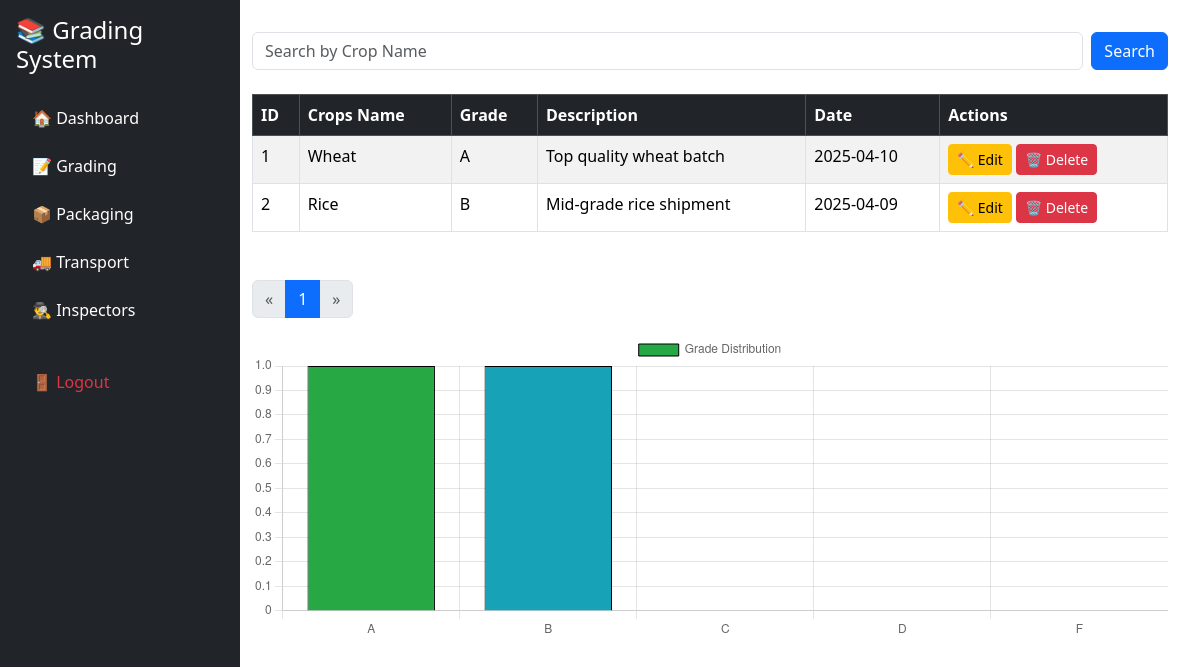
Page /grading/index.php on the committed database.
### tables this page shows
CREATE TABLE grades (
    id INT AUTO_INCREMENT PRIMARY KEY,
    crop_name VARCHAR(100) NOT NULL,
    grade VARCHAR(2) NOT NULL,
    subject VARCHAR(100),
    date DATE
);

### grading/index.php (the view, shortened to what this page needs)
<?php
require_once('../config/db.php');
$searchQuery = "";
$gradeCounts = [
  'A' => 0,
  'B' => 0,
  'C' => 0,
  'D' => 0,
  'F' => 0
];
$query = "SELECT grade, COUNT(*) as count FROM grades GROUP BY grade";
$result = $conn->query($query);
while ($row = $result->fetch_assoc()) {
  $grade = $row['grade'];
  $count = $row['count'];
  if (isset($gradeCounts[$grade])) {
    $gradeCounts[$grade] = $count;
  }
}
$limit = 10;
$page = isset($_GET['page']) ? $_GET['page'] : 1;
$offset = ($page - 1) * $limit;
$searchCondition = "";
$grades = $conn->query("SELECT * FROM grades $searchCondition ORDER BY date DESC LIMIT $limit OFFSET $offset");
$totalRecordsResult = $conn->query("SELECT COUNT(*) AS total FROM grades $searchCondition");
$totalRecords = $totalRecordsResult->fetch_assoc()['total'];
$totalPages = ceil($totalRecords / $limit);
?>
<!DOCTYPE html>
<html lang="en">
<head>
  <link href="https://cdn.jsdelivr.net/npm/bootstrap@5.3.2/dist/css/bootstrap.min.css" rel="stylesheet">
</head>
<body>
<?php include('../includes/sidebar.php'); ?>
<div class="main-content">
  <div class="search-bar mb-4">
    <form action="" method="GET" class="d-flex">
      <input type="text" name="search" class="form-control" placeholder="Search by Crop Name" value="<?= htmlspecialchars($searchQuery) ?>">
      <button type="submit" class="btn btn-primary ms-2">Search</button>
    </form>
  </div>
  <div class="mb-5">
    <table class="table table-bordered table-striped">
      <thead class="table-dark">
        <tr>
          <th>ID</th>
          <th>Crops Name</th>
          <th>Grade</th>
          <th>Description</th>
          <th>Date</th>
          <th>Actions</th>
        </tr>
      </thead>
      <tbody>
        <?php while ($row = $grades->fetch_assoc()): ?>
          <tr>
            <td><?= $row['id'] ?></td>
            <td><?= htmlspecialchars($row['crop_name']) ?></td>
            <td><?= $row['grade'] ?></td>
            <td><?= htmlspecialchars($row['subject']) ?></td>
            <td><?= $row['date'] ?></td>
            <td class="action-btns">
              <a href="edit.php?id=<?= $row['id'] ?>" class="btn btn-sm btn-warning">✏️ Edit</a>
              <button class="btn btn-sm btn-danger" data-bs-toggle="modal" data-bs-target="#confirmDeleteModal" data-id="<?= $row['id'] ?>">🗑️ Delete</button>
            </td>
          </tr>
        <?php endwhile; ?>
      </tbody>
    </table>
  </div>
  <nav aria-label="Page navigation">
    <ul class="pagination">
      <li class="page-item <?= $page <= 1 ? 'disabled' : '' ?>">
        <a class="page-link" href="?page=<?= $page - 1 ?>&search=<?= htmlspecialchars($searchQuery) ?>" aria-label="Previous">
          <span aria-hidden="true">&laquo;</span>
        </a>
      </li>
      <?php for ($i = 1; $i <= $totalPages; $i++): ?>
        <li class="page-item <?= $i == $page ? 'active' : '' ?>"><a class="page-link" href="?page=<?= $i ?>&search=<?= htmlspecialchars($searchQuery) ?>"><?= $i ?></a></li>
      <?php endfor; ?>
      <li class="page-item <?= $page >= $totalPages ? 'disabled' : '' ?>">
        <a class="page-link" href="?page=<?= $page + 1 ?>&search=<?= htmlspecialchars($searchQuery) ?>" aria-label="Next">
          <span aria-hidden="true">&raquo;</span>
        </a>
      </li>
    </ul>
  </nav>
  <div class="mb-5">
    <canvas id="gradeChart" height="100"></canvas>
  </div>
</div>
<script>
  const ctx = document.getElementById('gradeChart').getContext('2d');
  const gradeChart = new Chart(ctx, {
    type: 'bar',
    data: {
      labels: ['A', 'B', 'C', 'D', 'F'],
      datasets: [{
        label: 'Grade Distribution',
        data: [
          <?= $gradeCounts['A'] ?>,
          <?= $gradeCounts['B'] ?>,
          <?= $gradeCounts['C'] ?>,
          <?= $gradeCounts['D'] ?>,
          <?= $gradeCounts['F'] ?>
        ],
        backgroundColor: [
          '#28a745', '#17a2b8', '#ffc107', '#fd7e14', '#dc3545'
        ],
        borderColor: '#000',
        borderWidth: 1
      }]
    },
    options: {
      scales: {
        y: { beginAtZero: true }
      }
    }
  });
  // Delete Grade Handler
  const deleteGradeBtns = document.querySelectorAll('[data-bs-target="#confirmDeleteModal"]');
  deleteGradeBtns.forEach(btn => {
    btn.addEventListener('click', function() {
      const gradeId = this.getAttribute('data-id');
      const deleteBtn = document.getElementById('deleteGradeBtn');
      deleteBtn.setAttribute('data-id', gradeId);
    });
  });
  // Confirm Delete Action
  document.getElementById('deleteGradeBtn').addEventListener('click', function() {
    const gradeId = this.getAttribute('data-id');
    window.location.href = `delete.php?id=${gradeId}`;
  });
</script>
</body>
</html>

### grading/index.php (style rules this page uses)
.main-content { margin-left: 220px; padding: 2rem; }
.action-btns button { margin-right: 5px; }
.search-bar { margin-bottom: 30px; }

### includes/sidebar.php (style rules this page uses)
.main-content { margin-left: 220px; padding: 2rem; }

### rows in the picture
grades: id "1", crop_name "Wheat", grade "A", subject "Top quality wheat batch", date "2025-04-10"
grades: id "2", crop_name "Rice", grade "B", subject "Mid-grade rice shipment", date "2025-04-09"

### other values in the picture
chart data {{ $gradeCounts['A'] }} 1
chart data {{ $gradeCounts['B'] }} 1
chart data {{ $gradeCounts['C'] }} 0
chart data {{ $gradeCounts['D'] }} 0
